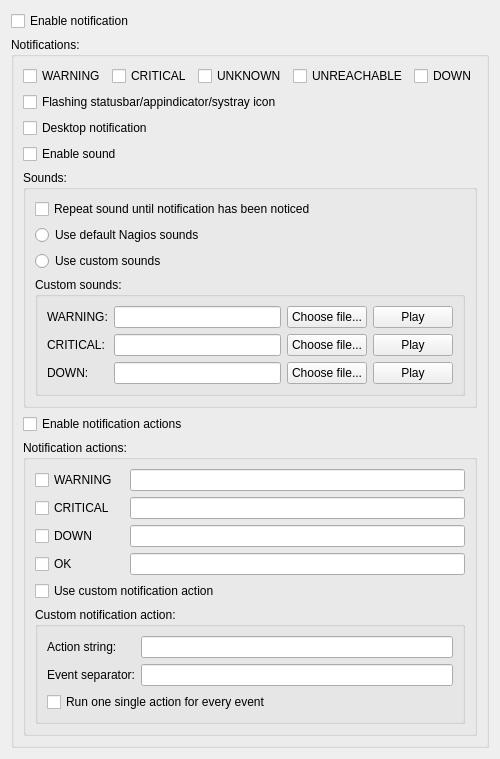
     <widget class="QWidget" name="tab_notifications">
      <attribute name="title">
       <string>Notifications</string>
      </attribute>
      <layout class="QVBoxLayout" name="verticalLayout_6">
       <item>
        <widget class="QCheckBox" name="input_checkbox_notification">
         <property name="text">
          <string>Enable notification</string>
         </property>
        </widget>
       </item>
       <item>
        <widget class="QGroupBox" name="notification_groupbox">
         <property name="title">
          <string>Notifications:</string>
         </property>
         <layout class="QVBoxLayout" name="verticalLayout_7">
          <item>
           <layout class="QHBoxLayout" name="horizontalLayout_notifications">
            <item>
             <widget class="QCheckBox" name="input_checkbox_notify_if_warning">
              <property name="text">
               <string>WARNING</string>
              </property>
             </widget>
            </item>
            <item>
             <widget class="QCheckBox" name="input_checkbox_notify_if_critical">
              <property name="text">
               <string>CRITICAL</string>
              </property>
             </widget>
            </item>
            <item>
             <widget class="QCheckBox" name="input_checkbox_notify_if_unknown">
              <property name="text">
               <string>UNKNOWN</string>
              </property>
             </widget>
            </item>
            <item>
             <widget class="QCheckBox" name="input_checkbox_notify_if_unreachable">
              <property name="text">
               <string>UNREACHABLE</string>
              </property>
             </widget>
            </item>
            <item>
             <widget class="QCheckBox" name="input_checkbox_notify_if_down">
              <property name="text">
               <string>DOWN</string>
              </property>
             </widget>
            </item>
           </layout>
          </item>
          <item>
           <widget class="QCheckBox" name="input_checkbox_notification_flashing">
            <property name="text">
             <string>Flashing statusbar/appindicator/systray icon</string>
            </property>
           </widget>
          </item>
          <item>
           <widget class="QCheckBox" name="input_checkbox_notification_desktop">
            <property name="text">
             <string>Desktop notification</string>
            </property>
           </widget>
          </item>
          <item>
           <widget class="QCheckBox" name="input_checkbox_notification_sound">
            <property name="text">
             <string>Enable sound</string>
            </property>
           </widget>
          </item>
          <item>
           <widget class="QGroupBox" name="notification_sounds_groupbox">
            <property name="title">
             <string>Sounds:</string>
            </property>
            <layout class="QGridLayout" name="gridLayout_16">
             <item row="3" column="0" colspan="2">
              <widget class="QGroupBox" name="notification_custom_sounds_groupbox">
               <property name="title">
                <string>Custom sounds:</string>
               </property>
               <layout class="QGridLayout" name="gridLayout_8">
                <item row="1" column="2">
                 <widget class="QPushButton" name="button_choose_critical">
                  <property name="text">
                   <string>Choose file...</string>
                  </property>
                 </widget>
                </item>
                <item row="0" column="3">
                 <widget class="QPushButton" name="button_play_warning">
                  <property name="text">
                   <string>Play</string>
                  </property>
                 </widget>
                </item>
                <item row="0" column="0">
                 <widget class="QLabel" name="label_notification_sound_options_custom_sounds_warning">
                  <property name="text">
                   <string>WARNING:</string>
                  </property>
                 </widget>
                </item>
                <item row="1" column="0">
                 <widget class="QLabel" name="label_notification_sound_options_custom_sounds_critical">
                  <property name="text">
                   <string>CRITICAL:</string>
                  </property>
                 </widget>
                </item>
                <item row="2" column="2">
                 <widget class="QPushButton" name="button_choose_down">
                  <property name="text">
                   <string>Choose file...</string>
                  </property>
                 </widget>
                </item>
                <item row="0" column="2">
                 <widget class="QPushButton" name="button_choose_warning">
                  <property name="text">
                   <string>Choose file...</string>
                  </property>
                 </widget>
                </item>
                <item row="1" column="3">
                 <widget class="QPushButton" name="button_play_critical">
                  <property name="text">
                   <string>Play</string>
                  </property>
                 </widget>
                </item>
                <item row="2" column="0">
                 <widget class="QLabel" name="label_notification_sound_options_custom_sounds_down">
                  <property name="text">
                   <string>DOWN:</string>
                  </property>
                 </widget>
                </item>
                <item row="2" column="3">
                 <widget class="QPushButton" name="button_play_down">
                  <property name="text">
                   <string>Play</string>
                  </property>
                 </widget>
                </item>
                <item row="0" column="1">
                 <widget class="QLineEdit" name="input_lineedit_notification_custom_sound_warning"/>
                </item>
                <item row="1" column="1">
                 <widget class="QLineEdit" name="input_lineedit_notification_custom_sound_critical"/>
                </item>
                <item row="2" column="1">
                 <widget class="QLineEdit" name="input_lineedit_notification_custom_sound_down"/>
                </item>
               </layout>
              </widget>
             </item>
             <item row="0" column="0" colspan="2">
              <widget class="QCheckBox" name="input_checkbox_notification_sound_repeat">
               <property name="text">
                <string>Repeat sound until notification has been noticed</string>
               </property>
              </widget>
             </item>
             <item row="1" column="0" colspan="2">
              <widget class="QRadioButton" name="input_radiobutton_notification_default_sound">
               <property name="text">
                <string>Use default Nagios sounds</string>
               </property>
              </widget>
             </item>
             <item row="2" column="0" colspan="2">
              <widget class="QRadioButton" name="input_radiobutton_notification_custom_sound">
               <property name="text">
                <string>Use custom sounds</string>
               </property>
              </widget>
             </item>
            </layout>
           </widget>
          </item>
          <item>
           <widget class="QCheckBox" name="input_checkbox_notification_actions">
            <property name="text">
             <string>Enable notification actions</string>
            </property>
           </widget>
          </item>
          <item>
           <widget class="QGroupBox" name="notification_actions_groupbox">
            <property name="title">
             <string>Notification actions:</string>
            </property>
            <layout class="QGridLayout" name="gridLayout_11">
             <item row="3" column="2">
              <widget class="QLineEdit" name="input_lineedit_notification_action_ok_string"/>
             </item>
             <item row="1" column="0">
              <widget class="QCheckBox" name="input_checkbox_notification_action_critical">
               <property name="text">
                <string>CRITICAL</string>
               </property>
              </widget>
             </item>
             <item row="2" column="0">
              <widget class="QCheckBox" name="input_checkbox_notification_action_down">
               <property name="text">
                <string>DOWN</string>
               </property>
              </widget>
             </item>
             <item row="3" column="0">
              <widget class="QCheckBox" name="input_checkbox_notification_action_ok">
               <property name="text">
                <string>OK</string>
               </property>
              </widget>
             </item>
             <item row="0" column="0">
              <widget class="QCheckBox" name="input_checkbox_notification_action_warning">
               <property name="text">
                <string>WARNING</string>
               </property>
              </widget>
             </item>
             <item row="2" column="2">
              <widget class="QLineEdit" name="input_lineedit_notification_action_down_string"/>
             </item>
             <item row="4" column="0" colspan="3">
              <widget class="QCheckBox" name="input_checkbox_notification_custom_action">
               <property name="text">
                <string>Use custom notification action</string>
               </property>
              </widget>
             </item>
             <item row="6" column="0" colspan="3">
              <widget class="QGroupBox" name="notification_custom_action_groupbox">
               <property name="title">
                <string>Custom notification action:</string>
               </property>
               <layout class="QGridLayout" name="gridLayout_7">
                <item row="1" column="0">
                 <widget class="QLabel" name="label_notification_custom_action_string">
                  <property name="text">
                   <string>Action string:</string>
                  </property>
                 </widget>
                </item>
                <item row="3" column="0" colspan="2">
                 <widget class="QCheckBox" name="input_checkbox_notification_custom_action_single">
                  <property name="text">
                   <string>Run one single action for every event</string>
                  </property>
                 </widget>
                </item>
                <item row="2" column="0">
                 <widget class="QLabel" name="label_notification_custom_action_separator">
                  <property name="text">
                   <string>Event separator:</string>
                  </property>
                 </widget>
                </item>
                <item row="2" column="1">
                 <widget class="QLineEdit" name="input_lineedit_notification_custom_action_separator"/>
                </item>
                <item row="1" column="1">
                 <widget class="QLineEdit" name="input_lineedit_notification_custom_action_string"/>
                </item>
               </layout>
              </widget>
             </item>
             <item row="1" column="2">
              <widget class="QLineEdit" name="input_lineedit_notification_action_critical_string"/>
             </item>
             <item row="0" column="2">
              <widget class="QLineEdit" name="input_lineedit_notification_action_warning_string"/>
             </item>
            </layout>
           </widget>
          </item>
         </layout>
        </widget>
       </item>
       <item>
        <spacer name="verticalSpacer_9">
         <property name="orientation">
          <enum>Qt::Vertical</enum>
         </property>
         <property name="sizeHint" stdset="0">
          <size>
           <width>0</width>
           <height>0</height>
          </size>
         </property>
        </spacer>
       </item>
      </layout>
     </widget>
